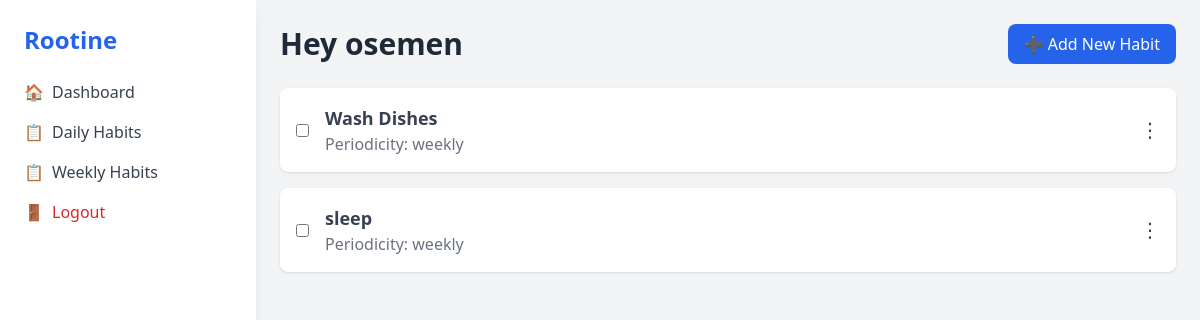
The page /weekly_habit/ (signed in) on the database as committed earlier.
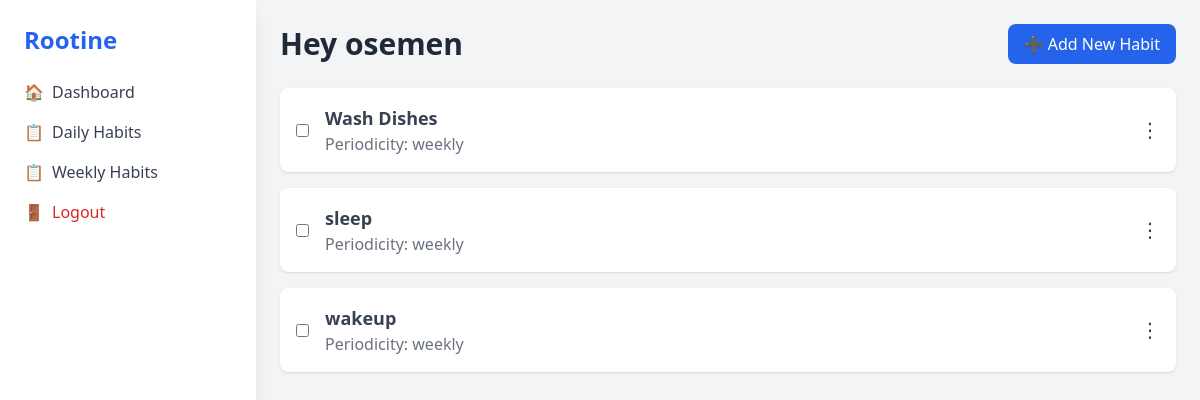
The same page on the database as committed later.
### habit/models.py (models this page shows, shortened)
class Habit(models.Model):
    PERIODICITY = [
        ("daily", "Daily"),
        ("weekly", "Weekly")
    ]
    name = models.CharField(max_length=255, unique=True)
    description = models.TextField(max_length= 1000)
    user = models.ForeignKey(User, on_delete=models.CASCADE)
    periodicity = models.CharField(max_length=10, choices=PERIODICITY)
    created_at = models.DateTimeField(auto_now_add=True)
    updated_at = models.DateTimeField(auto_now=True)

### habit/views.py (the view)
# urls.py: path("weekly_habit/", views.weekly_habit, name="weekly_habit"),
@login_required
def weekly_habit(request):
    user = request.user
    weekly_habits = Habit.objects.filter(user=user).filter(periodicity="weekly")
    context = {
        "weekly_habits": weekly_habits,
        "user": user
    }
    return render(request, "weekly_habit.html", context)

### templates/weekly_habit.html (shortened to what this page needs)
{% extends 'base.html' %}
{% load static %}
{% block content %}
<div class="max-w-4xl mx-auto">
    <ul class="space-y-4">
        {% for habit in weekly_habits %}
        <li class="flex items-center justify-between bg-white p-4 shadow rounded-lg relative">
            <div class="flex items-center">
                <input type="checkbox" id="habit-{{ habit.id }}" class="mr-4">
                <label for="habit-{{ habit.id }}" class="flex-1">
                    <h3 class="text-lg font-semibold text-gray-700">{{ habit.name }}</h3>
                    <p class="text-gray-500">Periodicity: {{ habit.periodicity }}</p>
                </label>
            </div>
            <div class="relative group inline-block text-left">
                <button class="text-gray-700 text-xl">⋮</button>
            </div>
        </li>
        {% empty %}
        <p class="text-gray-500">No habits to display.</p>
        {% endfor %}
    </ul>
</div>
{% endblock content %}

Rows that differ between the two databases and show on the page:
now on this page (row edited): Habit: name "wakeup", periodicity "weekly"
